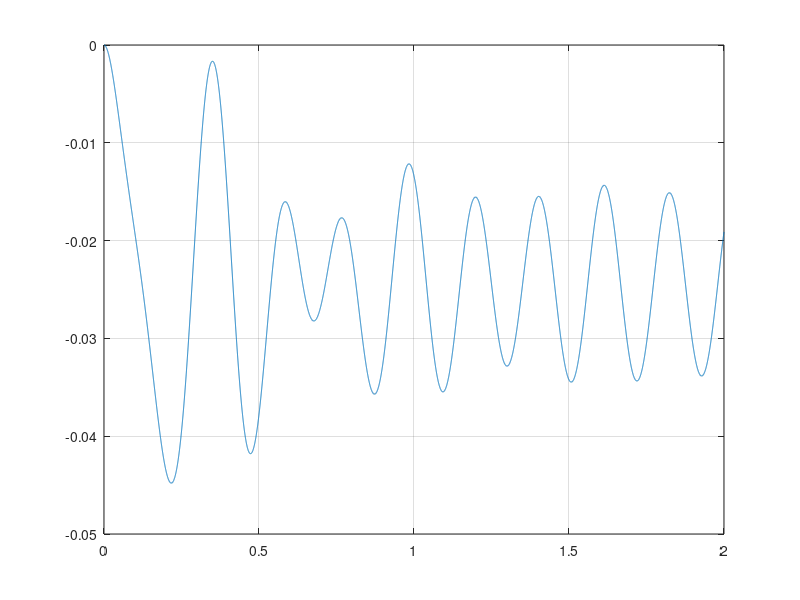

Recreate this plot in MATLAB.
%% Tutorial 1 & 2, P4
clc; clear all; close all;

k = 40*10^3; % N/m (kN/m converted to SI)
c = 500; % Ns/m
m = 100; % kg
g = 9.81; % m/s^2

simTime = 2; % s

F_0_a = 0; % N, force for situation a
F_0_bcd = 500; % N, force for sitations b, c and d

omega_p_a = 0; % rad/s, for situation a
omega_p_b = 10; % rad/s, for situation b
omega_p_c = 20; % rad/s, for situation c
omega_p_d = 30; % rad/s, for situation d

dt = 10^-4 % timestep
idx = 1; % index for counting
t = 0; % initialize time

y = 0; % from the problem y=0 is given
yDot = 0; % 

while t < simTime
    delta = y;
    deltaDot = yDot;

    F = F_0_bcd*sin(omega_p_d*t);
    Fk = k*delta;
    Fc = c*deltaDot;
    
    yDotDot = (F-Fk-Fc-m*g)/m;
   
    timePlot(idx) = t;
    yPlot(idx) = y;
    yDotPlot(idx) = yDot;
    yDotDotPlot(idx) = yDotDot;

    y = y+yDot*dt;
    yDot = yDot+yDotDot*dt;
    t = t+dt;
    idx = idx+1;
end

plot(timePlot, yPlot)
grid

yMax = max(yPlot)
yDotMax = max(yDotPlot)
yRMS = rms(yPlot)
yDotRMS = rms(yDotPlot)

